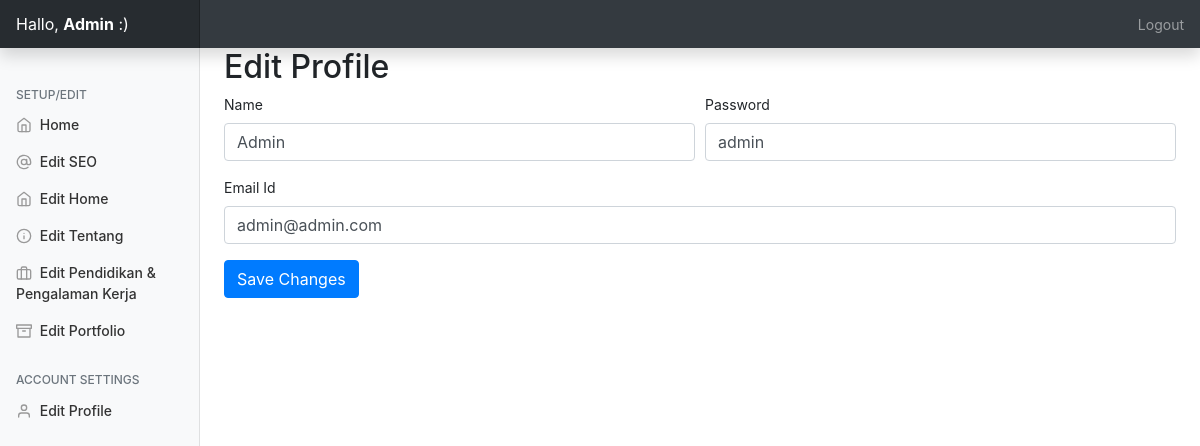
Page /admin/?editprofile=true (signed in) on the committed database.
### tables this page shows
CREATE TABLE `personal_setup` (
  `id` int(11) NOT NULL,
  `profilepic` varchar(250) NOT NULL,
  `name` varchar(250) NOT NULL,
  `twitter` varchar(200) NOT NULL,
  `facebook` varchar(200) NOT NULL,
  `instagram` varchar(200) NOT NULL,
  `skype` varchar(200) NOT NULL,
  `linkedin` varchar(200) NOT NULL,
  `github` varchar(200) NOT NULL,
  `homewallpaper` varchar(200) NOT NULL,
  `professions` varchar(200) NOT NULL,
  `location` text NOT NULL,
  `mobile` varchar(200) NOT NULL,
  `emailid` varchar(200) NOT NULL
);

### admin/index.php (the view, shortened to what this page needs)
<?php
include('../include/db.php');
$query="SELECT * FROM personal_setup,aboutus_setup,basic_setup,admin_users";
$queryrun=mysqli_query($db,$query);
$data=mysqli_fetch_array($queryrun);
?>
<!doctype html>
<html lang="en">
  <head>
<link href="assets/dist/css/bootstrap.css" rel="stylesheet">
    <link href="css/dashboard.css" rel="stylesheet">
  </head>
  <body>
    <nav class="navbar navbar-dark sticky-top bg-dark flex-md-nowrap p-0 shadow">
  <a class="navbar-brand col-md-3 col-lg-2 mr-0 px-3" href="#">Hallo, <b><?=$_SESSION['username']?></b> :)</a>
  <ul class="navbar-nav px-3">
    <li class="nav-item text-nowrap">
      <a class="nav-link" href="php/logout.php">Logout</a>
    </li>
  </ul>
</nav>
<div class="container-fluid">
  <div class="row">
    <nav id="sidebarMenu" class="col-md-3 col-lg-2 d-md-block bg-light sidebar collapse">
      <div class="sidebar-sticky pt-3">
        <ul class="nav flex-column">
          <h6 class="sidebar-heading d-flex justify-content-between align-items-center px-3 mt-4 mb-1 text-muted">
          <span>Setup/Edit</span>
        </h6>
        <li class="nav-item">
            <a class="nav-link" href="../admin/">
              <span data-feather="home"></span>
            Home
            </a>
          </li>
         <li class="nav-item">
            <a class="nav-link" href="?editseo=true">
              <span data-feather="at-sign"></span>
              Edit SEO
            </a>
          </li>
          <li class="nav-item">
            <a class="nav-link" href="?edithome=true">
              <span data-feather="home"></span>
              Edit Home
            </a>
          </li>
          <li class="nav-item">
            <a class="nav-link" href="?editabout=true">
              <span data-feather="info"></span>
              Edit Tentang
            </a>
          </li>
          <li class="nav-item">
            <a class="nav-link" href="?editresume=true">
              <span data-feather="briefcase"></span>
              Edit Pendidikan & Pengalaman Kerja
            </a>
          </li>
          <li class="nav-item">
            <a class="nav-link" href="?editportfolio=true">
              <span data-feather="archive"></span>
              Edit Portfolio
            </a>
          </li>
        </ul>
        <h6 class="sidebar-heading d-flex justify-content-between align-items-center px-3 mt-4 mb-1 text-muted">
          <span>Account Settings</span>
        </h6>
        <ul class="nav flex-column mb-2">
          <li class="nav-item">
            <a class="nav-link" href="?editprofile=true">
              <span data-feather="user"></span>
              Edit Profile
            </a>
          </li>
        </ul>
      </div>
    </nav>
    <main role="main" class="col-md-9 ml-sm-auto col-lg-10 px-md-4">
<?php
     if(isset($_GET['edithome'])){
     include('php/home.php');
     }else if(isset($_GET['editabout'])){
         include('php/about.php');
     }else if(isset($_GET['editresume'])){
       include('php/resume.php');
     }else if(isset($_GET['editportfolio'])){
      include('php/portfolio.php');
     }else if(isset($_GET['editseo'])){
         include('php/seo.php');
     }else if(isset($_GET['editprofile'])){ ?>
        <h2>Edit Profile</h2>
         <form method="post" action="php/uprofile.php">
         <div class="form-row">
             <div class="form-group col-md-6">
    <label for="ptitle">Name</label>
    <input type="text" name="username" value="<?=$data['username']?>" class="form-control" id="ptitle" placeholder="Monu Giri">
  </div>
        <div class="form-group col-md-6">
    <label for="psubtitle">Password</label>
    <input type="text" name="userpass" value="<?=$data['user_pass']?>" class="form-control" id="psubtitle" placeholder="*************">
  </div>
        <div class="form-group col-md-12">
    <label for="psubtitle">Email Id</label>
    <input type="text" name="userid" value="<?=$data['user_id']?>" class="form-control" id="psubtitle" placeholder="admin@admin.com">
  </div>
         </div>
         <input type="submit" name="uprofile" class="btn btn-primary" value="Save Changes">
         </form>
    <?php }else{
         include('php/welcome.php');
     } ?>
    </main>
  </div>
</div>
        <script src="js/dashboard.js"></script></body>
</html>

### admin/css/dashboard.css (style rules this page uses)
body { font-size: .875rem; }
.feather { width: 16px; height: 16px; vertical-align: text-bottom; }
.sidebar { position: fixed; top: 0; bottom: 0; left: 0; z-index: 100; padding: 48px 0 0; box-shadow: inset -1px 0 0 rgba(0, 0, 0, .1); }
.sidebar-sticky { position: relative; top: 0; height: calc(100vh - 48px); padding-top: .5rem; overflow-x: hidden; overflow-y: auto; }
.sidebar .nav-link { font-weight: 500; color: #333; }
.sidebar .nav-link .feather { margin-right: 4px; color: #999; }
.sidebar-heading { font-size: .75rem; text-transform: uppercase; }
.navbar-brand { padding-top: .75rem; padding-bottom: .75rem; font-size: 1rem; background-color: rgba(0, 0, 0, .25); box-shadow: inset -1px 0 0 rgba(0, 0, 0, .25); }

### rows in the picture
personal_setup: username "Admin", userpass "admin", userid "admin@admin.com"

### other values in the picture
$_SESSION['username'] "Admin"
